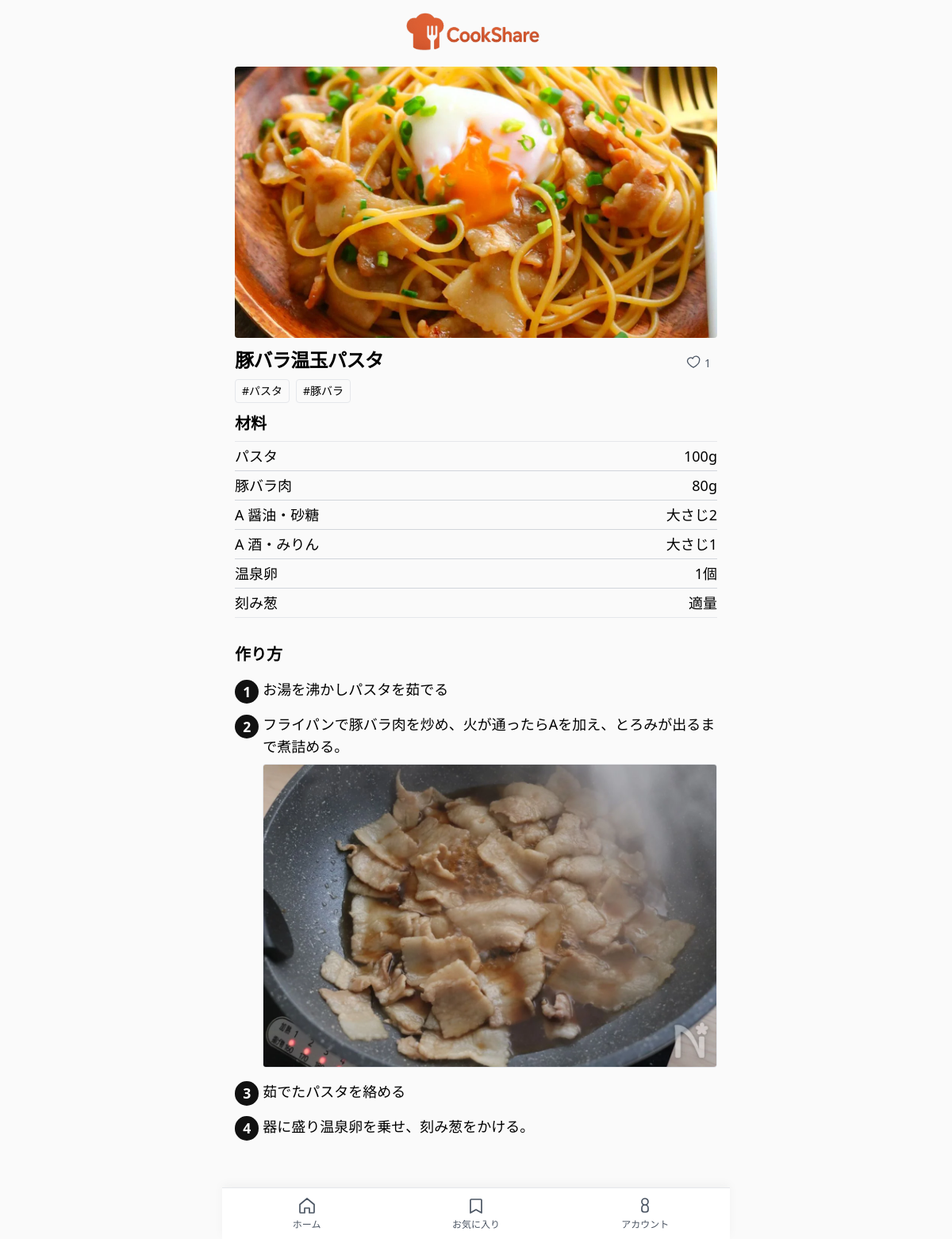
/recipes/1, run on the app's committed database.
### app/main.py (models this page shows)
class Recipe(SQLModel, table=True):
    __table_args__ = {"sqlite_autoincrement": True}
    id: Optional[int] = Field(default=None, primary_key=True)
    title: str
    description: str = ""
    main_image: Optional[str] = None
    author_id: Optional[int] = Field(foreign_key="user.id", default=None)
    view_count: int = Field(default=0)

class Tag(SQLModel, table=True):
    id: Optional[int] = Field(default=None, primary_key=True)
    name: str  # 重複はアプリ側で防止

class Ingredient(SQLModel, table=True):
    id: Optional[int] = Field(default=None, primary_key=True)
    recipe_id: int = Field(foreign_key="recipe.id")
    name: str
    amount: Optional[str] = None
    unit: Optional[str] = None
    order_no: int = 0

class Step(SQLModel, table=True):
    id: Optional[int] = Field(default=None, primary_key=True)
    recipe_id: int = Field(foreign_key="recipe.id")
    body: str
    order_no: int = 0
    image_path: Optional[str] = None

### app/main.py (the view)
@app.get("/recipes/{rid}", response_class=HTMLResponse)
def recipe_detail(request: Request, rid: int):
    _ensure_csrf(request)
    current_user = get_current_user(request)
    with Session(engine) as s:
        r = s.get(Recipe, rid)
        if not r:
            return HTMLResponse("Not found", status_code=404)
        r.view_count = (r.view_count or 0) + 1
        s.add(r)
        s.commit()
        s.refresh(r)
        ings = s.exec(select(Ingredient).where(Ingredient.recipe_id == rid).order_by(Ingredient.order_no)).all()
        steps = s.exec(select(Step).where(Step.recipe_id == rid).order_by(Step.order_no)).all()
        tags = s.exec(select(Tag).join(RecipeTag, RecipeTag.tag_id == Tag.id).where(RecipeTag.recipe_id == rid)).all()
        fav_count = _fav_count(s, rid)
        is_fav = (current_user is not None) and _is_favorited(s, current_user.id, rid)
    return templates.TemplateResponse("recipe_detail.html", {
        "request": request, "recipe": r, "ingredients": ings, "steps": steps, "tags": tags,
        "current_user": current_user, "fav_count": fav_count, "is_fav": is_fav
    })

### app/templates/recipe_detail.html (shortened to what this page needs)
{% extends "base.html" %}
{% block content %}
  {% if recipe.main_image %}
    {% set path = recipe.main_image %}
    {% if path.endswith('+') %}
      {% set path = path[:-1] %}
    {% endif %}
    <div class="aspect-video w-full overflow-hidden rounded mb-3">
      {% if path.endswith('.webp') %}
        <img src="{{ path }}" class="w-full h-full object-cover" alt="{{ recipe.title }}">
      {% else %}
        <picture>
          <source srcset="{{ path }}.webp" type="image/webp">
          <img src="{{ path }}" class="w-full h-full object-cover" alt="{{ recipe.title }}">
        </picture>
      {% endif %}
    </div>
  {% endif %}
  <div class="flex items-center justify-between">
  <h1 class="text-2xl font-bold tracking-tight mb-2">{{ recipe.title }}</h1>
  <div class="flex items-center gap-2">
    {% if current_user %}
      <form method="post" action="/recipes/{{ recipe.id }}/{% if is_fav %}unfavorite{% else %}favorite{% endif %}">
        <input type="hidden" name="csrf_token" value="{{ request.session.get('csrf_token') }}">
        <button class="flex items-center gap-1 px-2 py-1 rounded border hover:bg-gray-50"
                aria-label="{% if is_fav %}お気に入りを外す{% else %}お気に入りに追加{% endif %}">
          {% if is_fav %}
            <svg xmlns="http://www.w3.org/2000/svg" class="w-6 h-6 text-red-500"
     viewBox="0 0 24 24" fill="currentColor">
              <path d="M12 21s-6-4.35-9-8.28C-0.5 7.5 2.5 3 6.75 3A5.75 5.75 0 0 1 12 7.25 5.75 5.75 0 0 1 17.25 3C21.5 3 24.5 7.5 21 12.72 18 16.65 12 21 12 21z"/>
            </svg>
          {% else %}
            <svg xmlns="http://www.w3.org/2000/svg" class="w-6 h-6 text-gray-500"
     viewBox="0 0 24 24" fill="none" stroke="currentColor" stroke-width="2">
              <path d="M12 21s-6-4.35-9-8.28C-0.5 7.5 2.5 3 6.75 3A5.75 5.75 0 0 1 12 7.25 5.75 5.75 0 0 1 17.25 3C21.5 3 24.5 7.5 21 12.72 18 16.65 12 21 12 21z"/>
            </svg>
          {% endif %}
          <span class="text-sm">{{ fav_count }}</span>
        </button>
      </form>
    {% else %}
      <div class="flex items-center gap-1 px-2 py-1 text-gray-600">
        <svg xmlns="http://www.w3.org/2000/svg" class="h-5 w-5" fill="none" viewBox="0 0 24 24" stroke="currentColor" stroke-width="1.6">
          <path stroke-linecap="round" stroke-linejoin="round"
                d="M21 8.25c0 3.5-4.5 7.25-9 10-4.5-2.75-9-6.5-9-10a4.75 4.75 0 0 1 8-3.4A4.75 4.75 0 0 1 21 8.25z"/>
        </svg>
        <span class="text-sm">{{ fav_count }}</span>
      </div>
    {% endif %}
  </div>
</div>
  {% if tags and tags|length > 0 %}
    <div class="mb-3 flex flex-wrap gap-2">
      {% for t in tags %}
        <a href="/?tag={{ t.name }}" class="px-2 py-1 text-sm border rounded hover:bg-gray-50">#{{ t.name }}</a>
      {% endfor %}
    </div>
  {% endif %}
  {% if ingredients and ingredients|length > 0 %}
    <h2 class="text-xl font-bold mb-2">材料</h2>
    <div class="divide-y divide-gray-300 border-t border-b text-lg mb-8">
      {% for ing in ingredients %}
        <div class="flex justify-between py-1">
          <span>{{ ing.name }}</span>
          <span>{{ ing.amount or '' }} {{ ing.unit or '' }}</span>
        </div>
      {% endfor %}
    </div>
  {% endif %}
 {% if steps and steps|length > 0 %}
  <h2 class="text-xl font-bold mt-6 mb-2">作り方</h2>
  <ol class="steps">
    {% for st in steps %}
      <li>
        {% if st.body %}
          <div class="whitespace-pre-wrap text-lg">{{ st.body }}</div>
        {% endif %}
        {% if st.image_path %}
          <div class="mt-2">
            <img src="{{ st.image_path }}"
                 alt="手順画像 {{ loop.index }}"
                 loading="lazy"
                 class="rounded border max-w-full">
          </div>
        {% endif %}
      </li>
    {% endfor %}
  </ol>
{% endif %}
{% endblock %}

### app/static/global.css (style rules this page uses)
.steps li { counter-increment: step; margin: 1rem 0; font-size: 1.1rem; position: relative; padding-left: 2.2rem; }
.steps li::before { content: counter(step); position: absolute; left: 0; top: 0.1rem; width: 1.9rem; height: 1.9rem; border-radius: 50%; background: #111; color: #fff; display: flex; align-items: center; justify-content: center; font-weight: 700; }
.steps li img { margin-top: .5rem; max-width: 100%; height: auto; display: block; }

### app/templates/base.html (style rules this page uses)
.pb-safe { padding-bottom: calc(env(safe-area-inset-bottom, 0px) + 64px); }
html,body { max-width:100%;overflow-x:hidden }
*,*::before,*::after { box-sizing:border-box }
img,video { max-width:100%;height:auto;display:block }

### data on the page
Recipe: title "豚バラ温玉パスタ"
Tag: name "パスタ"
Tag: name "豚バラ"
Ingredient: name "パスタ", amount "100g"
Ingredient: name "豚バラ肉", amount "80g"
Ingredient: name "A 醤油・砂糖", amount "大さじ2"
Ingredient: name "A 酒・みりん", amount "大さじ1"
Ingredient: name "温泉卵", amount "1個"
Ingredient: name "刻み葱", amount "適量"
Step: body "お湯を沸かしパスタを茹でる"
Step: body "フライパンで豚バラ肉を炒め、火が通ったらAを加え、とろみが出るまで煮詰める。", image_path (picture)
Step: body "茹でたパスタを絡める"
Step: body "器に盛り温泉卵を乗せ、刻み葱をかける。"

### other printed values
{{ fav_count }} "1"
